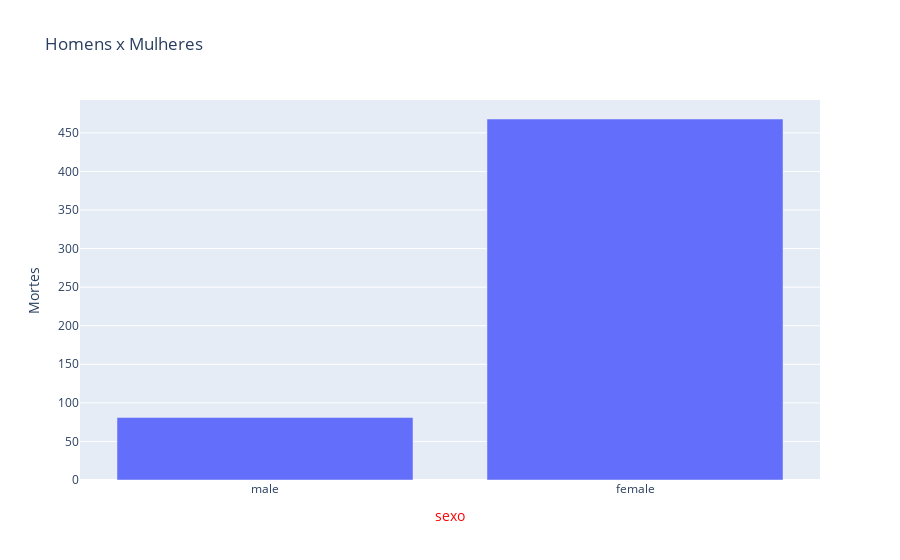

The notebook cell saved with this chart:
### Code cell
fig.update_yaxes(title = 'Mortes', title_font_color = 'red')
fig.update_xaxes(title = 'sexo', title_font_color = 'red')

### Figure 1 — Plotly figure (JSON) as saved in the notebook; plotly's stock layout.template omitted (floating-point values rounded to 4 significant figures)
{"data": [{"alignmentgroup": "True", "hovertemplate": "x=%{x}<br>y=%{y}<extra></extra>", "legendgroup": "", "marker": {"color": "#636efa", "pattern": {"shape": ""}}, "name": "", "offsetgroup": "", "orientation": "v", "showlegend": false, "textposition": "auto", "type": "bar", "x": ["male", "female"], "xaxis": "x", "y": [81, 468], "yaxis": "y"}], "layout": {"barmode": "relative", "legend": {"tracegroupgap": 0}, "title": {"text": "Homens x Mulheres"}, "xaxis": {"anchor": "y", "domain": [0, 1], "title": {"font": {"color": "red"}, "text": "sexo"}}, "yaxis": {"anchor": "x", "domain": [0, 1], "title": {"text": "Mortes"}}}}
